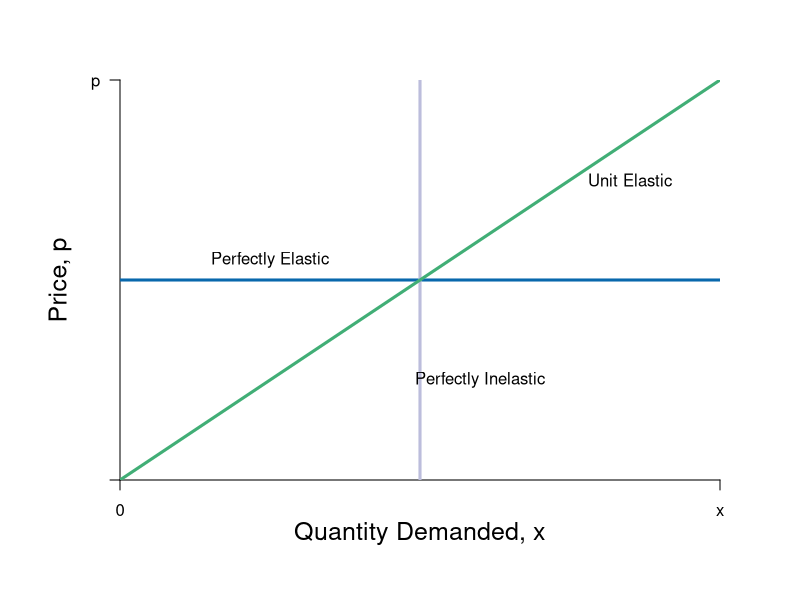

The R script that drew this image:
pdf(file = "indmarketdemand/elasticity.pdf", width = 9, height = 7)

#Set parameters for graphics
axislabelsize <- 1.5
labelsize <- 1.2
graphlinewidth <- 3
segmentlinewidth <- 2

COL <- c("#7fc97f", "#beaed4", "#fdc086", "#ffff99", "#386cb0", "#f0027f", "#bf5b17", "#666666")
COLA <- c("#e0f3db", "#99d8c9","#66c2a4","#41ae76", "#238b45", "#005824")
COLB <- c("#c6dbef", "#4eb3d3", "#2b8cbe", "#0868ac","#084081")
COLC <- c("#fcfbfd", "#efedf5", "#dadaeb", "#bcbddc", "#9e9ac8", "#807dba", "#6a51a3", "#54278f", "#3f007d")

par(mar =  c(6, 6, 4, 4))

xlims <- c(0, 10)
ylims <- c(0, 10)

npts <- 501 
x <- seq(xlims[1], xlims[2], length.out = npts)
y <- seq(ylims[1], ylims[2], length.out = npts) 

plot(0, 0, xlim = xlims, ylim = ylims, type = "n",
     xlab = expression(paste("")),
     ylab = expression(paste("")), 
     xaxt = "n", 
     yaxt = "n", 
     cex.lab = axislabelsize, 
     bty = "n",
     xaxs="i", 
     yaxs="i")

ticksx <- c(0, xlims[2])
ticksy <- c(0, ylims[2])
ylabels <- c(NA, "p")
xlabels <- c(0, "x")

axis(1, at = ticksx, pos = 0, labels = xlabels)
axis(2, at = ticksy, pos = 0, labels = ylabels, las = 1)

npts <- 500 
xx1 <- seq(xlims[1], xlims[2], length.out = npts)

#Label axes
mtext(expression(paste("Quantity Demanded, ", x)), side=1, line = 2.5, cex = axislabelsize)
text(-1, 0.5*ylims[2], expression(paste("Price, ", p)), xpd = TRUE, cex = axislabelsize, srt = 90) 

# Elastic
segments(0, 5, 10, 5, lty = 1, col = COLB[4] , lwd = graphlinewidth) 

# Inelastic
segments(5, 0, 5, 10, lty = 1, col = COLC[4] , lwd = graphlinewidth) 

# Unit Elastic
segments(0, 0, 10, 10, lty = 1, col = COLA[4] , lwd = graphlinewidth) 


#Label 
text(2.5, 5.5, expression(paste("Perfectly Elastic")))
text(6, 2.5, expression(paste("Perfectly Inelastic")))
text(8.5, 7.5, expression(paste("Unit Elastic")))

dev.off()
